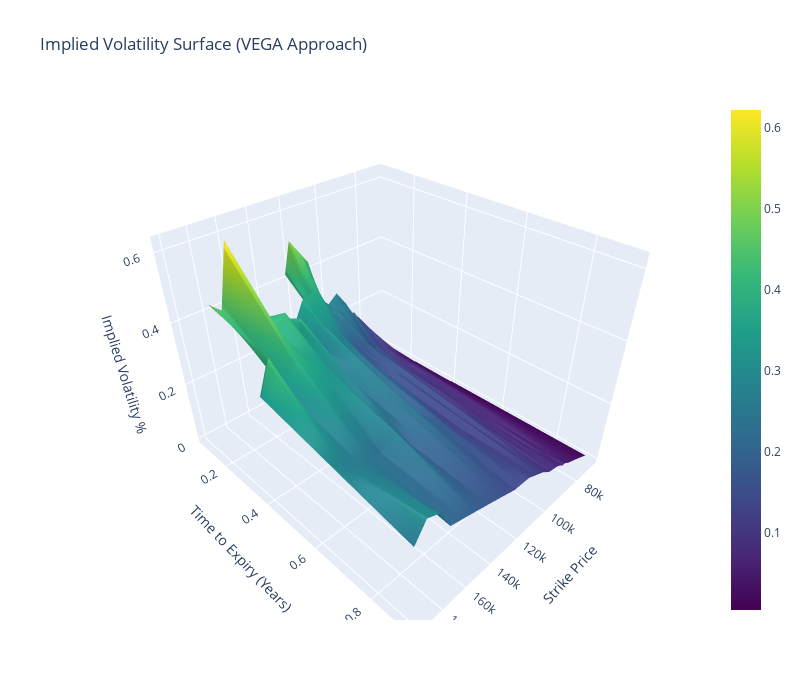

Notebook cell for this chart:
### Code cell
import plotly.graph_objects as go
import numpy as np
from scipy.interpolate import griddata


# Define the columns needed from your data
strikes = btc_data['Strike Price'].values
times_to_expiration = btc_data['Time to Expiration'].values
implied_vols = btc_data['implied_volatility'].values

# Create meshgrid for strikes and times_to_expiration
X, Y = np.meshgrid(np.unique(strikes), np.unique(times_to_expiration))

# Interpolate the implied volatilities to fill the grid
Z = griddata((strikes, times_to_expiration), implied_vols, (X, Y), method='linear')

# Create the interactive 3D surface plot
fig = go.Figure(data=[go.Surface(z=Z, x=X, y=Y, colorscale='Viridis')])

fig.update_layout(
    title='Implied Volatility Surface (VEGA Approach)',
    autosize=False,
    width=800,
    height=700,
    scene=dict(
        xaxis_title='Strike Price',
        yaxis_title='Time to Expiry (Years)',
        zaxis_title='Implied Volatility %',
        xaxis=dict(type="log")
    )
)

fig.show()

### Figure 1 — Plotly figure (JSON) as saved in the notebook; plotly's stock layout.template omitted (floating-point values rounded to 4 significant figures; data arrays with more than 128 entries replaced by an {"elided": "..."} marker saying what was removed)
{"data": [{"colorscale": [[0, "#440154"], [0.1111, "#482878"], [0.2222, "#3e4989"], [0.3333, "#31688e"], [0.4444, "#26828e"], [0.5556, "#1f9e89"], [0.6667, "#35b779"], [0.7778, "#6ece58"], [0.8889, "#b5de2b"], [1, "#fde725"]], "type": "surface", "x": {"elided": "6x81 int values"}, "y": {"elided": "6x81 float values"}, "z": {"elided": "6x81 float values"}}], "layout": {"autosize": false, "height": 700, "scene": {"xaxis": {"title": {"text": "Strike Price"}, "type": "log"}, "yaxis": {"title": {"text": "Time to Expiry (Years)"}}, "zaxis": {"title": {"text": "Implied Volatility %"}}}, "title": {"text": "Implied Volatility Surface (VEGA Approach)"}, "width": 800}}
